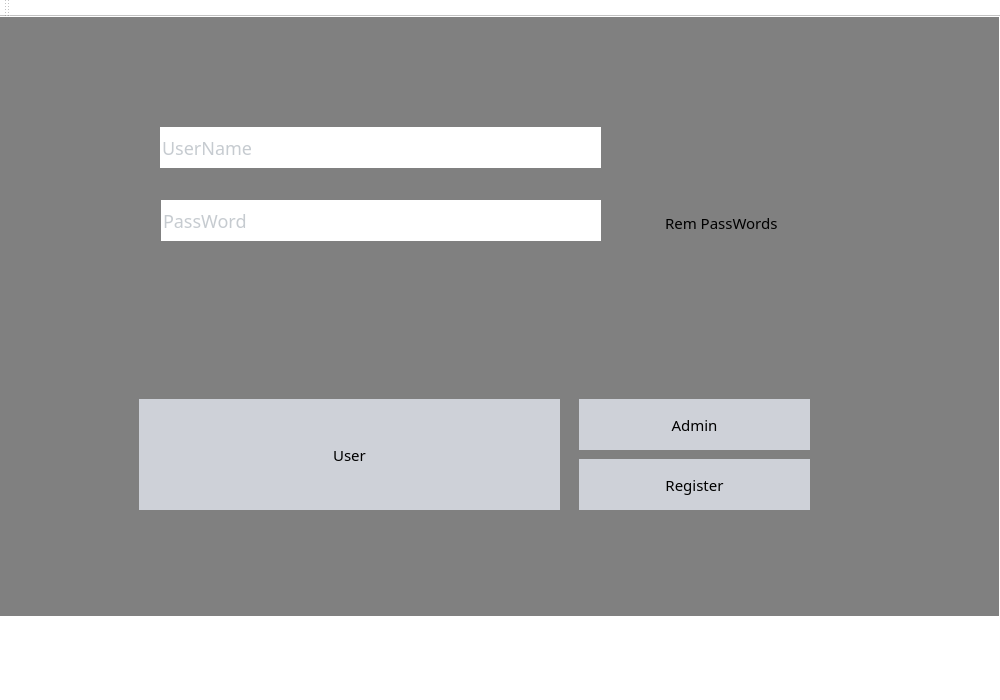
<?xml version="1.0" encoding="UTF-8"?>
<ui version="4.0">
 <class>MainWindow</class>
 <widget class="QMainWindow" name="MainWindow">
  <property name="geometry">
   <rect>
    <x>0</x>
    <y>0</y>
    <width>1000</width>
    <height>700</height>
   </rect>
  </property>
  <property name="sizePolicy">
   <sizepolicy hsizetype="Preferred" vsizetype="Ignored">
    <horstretch>0</horstretch>
    <verstretch>0</verstretch>
   </sizepolicy>
  </property>
  <property name="minimumSize">
   <size>
    <width>1000</width>
    <height>700</height>
   </size>
  </property>
  <property name="maximumSize">
   <size>
    <width>1000</width>
    <height>700</height>
   </size>
  </property>
  <property name="font">
   <font>
    <family>Century Gothic,sans-serif</family>
    <pointsize>-1</pointsize>
   </font>
  </property>
  <property name="windowTitle">
   <string>MainWindow</string>
  </property>
  <property name="styleSheet">
   <string notr="true">*{
	background:rgb(255,255,255);
	font-size:15px;
	font-family:Century Gothic,sans-serif;
}
Qframe{
background:blue;
border:sold 10px rgba(0,0,0);

}</string>
  </property>
  <widget class="QWidget" name="centralWidget">
   <property name="minimumSize">
    <size>
     <width>1000</width>
     <height>600</height>
    </size>
   </property>
   <property name="maximumSize">
    <size>
     <width>1000</width>
     <height>600</height>
    </size>
   </property>
   <widget class="QFrame" name="frame_5">
    <property name="geometry">
     <rect>
      <x>-200</x>
      <y>0</y>
      <width>891</width>
      <height>561</height>
     </rect>
    </property>
    <property name="layoutDirection">
     <enum>Qt::LeftToRight</enum>
    </property>
    <property name="frameShape">
     <enum>QFrame::StyledPanel</enum>
    </property>
    <property name="frameShadow">
     <enum>QFrame::Raised</enum>
    </property>
   </widget>
   <widget class="QWidget" name="gridLayoutWidget">
    <property name="geometry">
     <rect>
      <x>60</x>
      <y>0</y>
      <width>881</width>
      <height>571</height>
     </rect>
    </property>
    <layout class="QGridLayout" name="gridLayout_5">
     <property name="sizeConstraint">
      <enum>QLayout::SetDefaultConstraint</enum>
     </property>
    </layout>
   </widget>
   <widget class="QFrame" name="frame">
    <property name="geometry">
     <rect>
      <x>-2</x>
      <y>-2</y>
      <width>1001</width>
      <height>601</height>
     </rect>
    </property>
    <property name="styleSheet">
     <string notr="true">QFrame{
background:gray;
border:sold 10px rgba(0,0,0);

}</string>
    </property>
    <property name="frameShape">
     <enum>QFrame::StyledPanel</enum>
    </property>
    <property name="frameShadow">
     <enum>QFrame::Raised</enum>
    </property>
    <layout class="QGridLayout" name="gridLayout_4">
     <item row="1" column="0">
      <layout class="QHBoxLayout" name="horizontalLayout">
       <property name="sizeConstraint">
        <enum>QLayout::SetFixedSize</enum>
       </property>
       <item>
        <widget class="QFrame" name="frame_4">
         <property name="frameShape">
          <enum>QFrame::StyledPanel</enum>
         </property>
         <property name="frameShadow">
          <enum>QFrame::Raised</enum>
         </property>
         <widget class="QPushButton" name="pushButton_2">
          <property name="geometry">
           <rect>
            <x>130</x>
            <y>80</y>
            <width>421</width>
            <height>111</height>
           </rect>
          </property>
          <property name="font">
           <font>
            <family>Agency FB</family>
            <pointsize>20</pointsize>
            <weight>50</weight>
            <italic>false</italic>
            <bold>false</bold>
           </font>
          </property>
          <property name="styleSheet">
           <string notr="true">QPushButton{
	font: 20pt &quot;Agency FB&quot;;
background:#ced1d8;
border-style:outset;
}
QPushButton::pressed{
background-color:rgb(224,0,0);
border-style:inset;
}
</string>
          </property>
          <property name="text">
           <string>User</string>
          </property>
         </widget>
         <widget class="QPushButton" name="pushButton_5">
          <property name="geometry">
           <rect>
            <x>570</x>
            <y>80</y>
            <width>231</width>
            <height>51</height>
           </rect>
          </property>
          <property name="styleSheet">
           <string notr="true">QPushButton{
background:#ced1d8;
border-style:outset;
}
QPushButton::pressed{
background-color:rgb(224,0,0);
border-style:inset;
}
</string>
          </property>
          <property name="text">
           <string>Admin</string>
          </property>
         </widget>
         <widget class="QPushButton" name="pushButton_6">
          <property name="geometry">
           <rect>
            <x>570</x>
            <y>140</y>
            <width>231</width>
            <height>51</height>
           </rect>
          </property>
          <property name="styleSheet">
           <string notr="true">QPushButton{
background:#ced1d8;
border-style:outset;
}
QPushButton::pressed{
background-color:rgb(224,0,0);
border-style:inset;
}
</string>
          </property>
          <property name="text">
           <string>Register</string>
          </property>
         </widget>
        </widget>
       </item>
      </layout>
     </item>
     <item row="0" column="0">
      <widget class="QFrame" name="frame_2">
       <property name="styleSheet">
        <string notr="true"/>
       </property>
       <property name="frameShape">
        <enum>QFrame::StyledPanel</enum>
       </property>
       <property name="frameShadow">
        <enum>QFrame::Raised</enum>
       </property>
       <widget class="QFrame" name="frame_6">
        <property name="geometry">
         <rect>
          <x>11</x>
          <y>11</y>
          <width>581</width>
          <height>264</height>
         </rect>
        </property>
        <property name="frameShape">
         <enum>QFrame::StyledPanel</enum>
        </property>
        <property name="frameShadow">
         <enum>QFrame::Raised</enum>
        </property>
        <widget class="QLineEdit" name="lineEdit">
         <property name="geometry">
          <rect>
           <x>140</x>
           <y>90</y>
           <width>441</width>
           <height>41</height>
          </rect>
         </property>
         <property name="styleSheet">
          <string notr="true">QLineEdit{
color:#8d98a1;
font-size:18px;
border-style:outset;

}</string>
         </property>
         <property name="placeholderText">
          <string>UserName</string>
         </property>
        </widget>
        <widget class="QLineEdit" name="lineEdit_2">
         <property name="geometry">
          <rect>
           <x>141</x>
           <y>163</y>
           <width>441</width>
           <height>41</height>
          </rect>
         </property>
         <property name="styleSheet">
          <string notr="true">QLineEdit{
color:#8d98a1;
font-size:18px;
border-style:outset;
}</string>
         </property>
         <property name="echoMode">
          <enum>QLineEdit::PasswordEchoOnEdit</enum>
         </property>
         <property name="placeholderText">
          <string>PassWord</string>
         </property>
        </widget>
       </widget>
       <widget class="QFrame" name="frame_7">
        <property name="geometry">
         <rect>
          <x>627</x>
          <y>11</y>
          <width>281</width>
          <height>264</height>
         </rect>
        </property>
        <property name="frameShape">
         <enum>QFrame::StyledPanel</enum>
        </property>
        <property name="frameShadow">
         <enum>QFrame::Raised</enum>
        </property>
        <widget class="QCheckBox" name="checkBox">
         <property name="geometry">
          <rect>
           <x>10</x>
           <y>170</y>
           <width>191</width>
           <height>31</height>
          </rect>
         </property>
         <property name="styleSheet">
          <string notr="true">QCheckBox{
background:rgba(85,170,255,0);
}
</string>
         </property>
         <property name="text">
          <string>Rem PassWords</string>
         </property>
        </widget>
       </widget>
      </widget>
     </item>
    </layout>
   </widget>
  </widget>
  <widget class="QMenuBar" name="menuBar">
   <property name="geometry">
    <rect>
     <x>0</x>
     <y>0</y>
     <width>1000</width>
     <height>26</height>
    </rect>
   </property>
  </widget>
  <widget class="QToolBar" name="mainToolBar">
   <attribute name="toolBarArea">
    <enum>TopToolBarArea</enum>
   </attribute>
   <attribute name="toolBarBreak">
    <bool>false</bool>
   </attribute>
  </widget>
  <widget class="QStatusBar" name="statusBar"/>
 </widget>
 <layoutdefault spacing="6" margin="11"/>
 <resources/>
 <connections/>
</ui>
